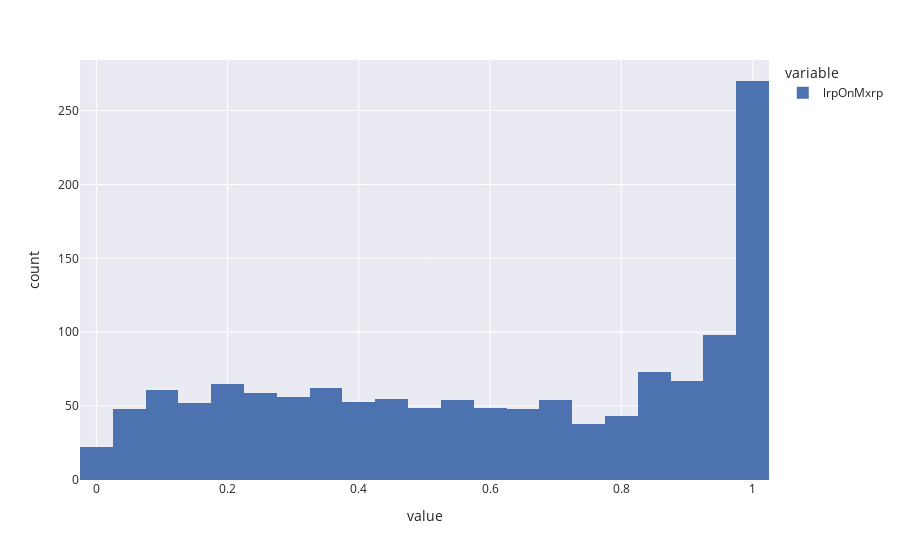
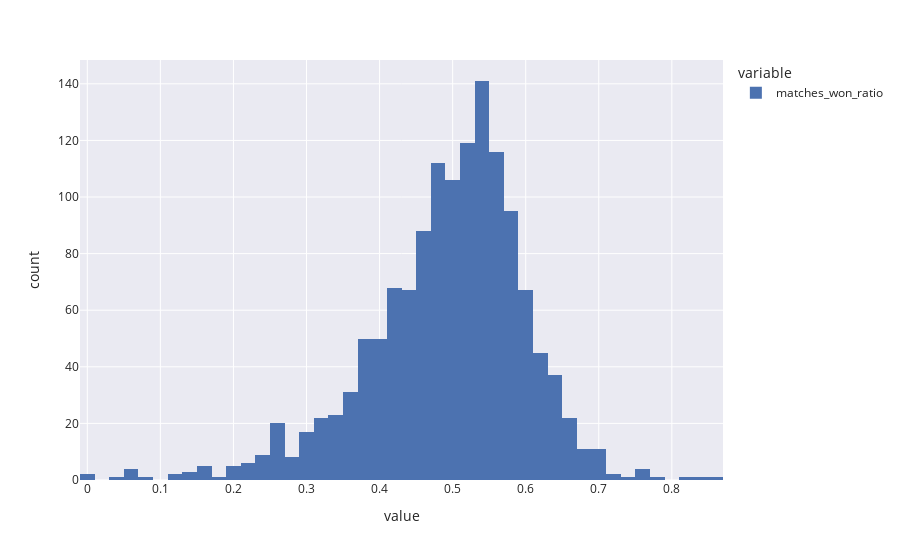
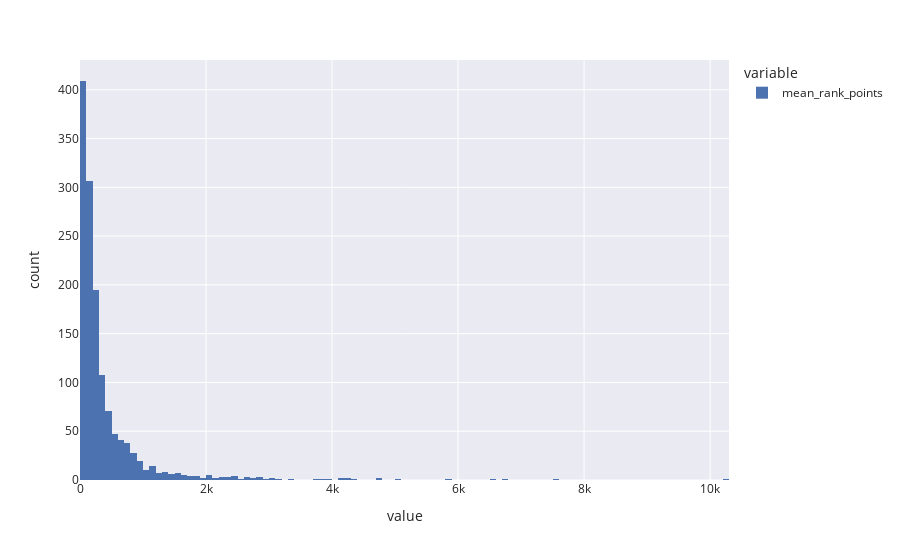
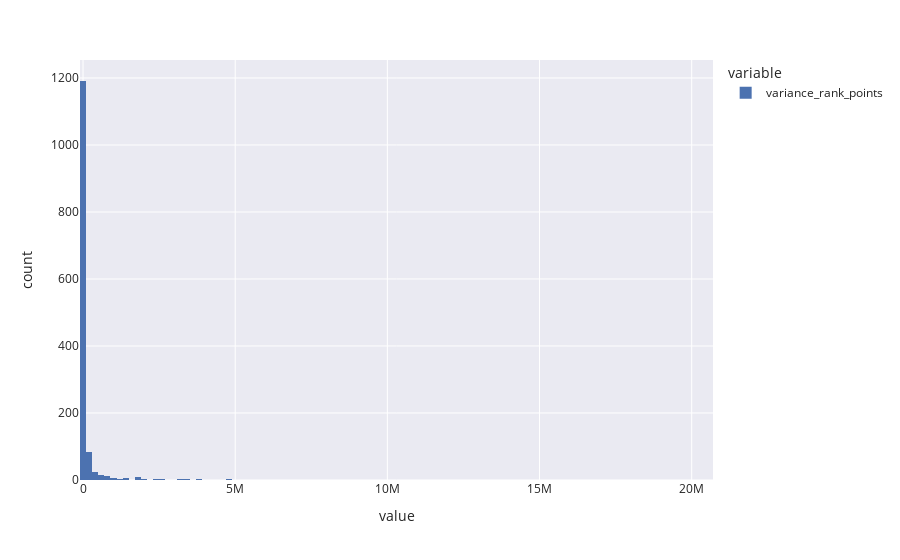

Write notebook code for charts like these, in order.
### Markdown cell above
## Features preparation

### Code cell
feautures = ['lrpOnMxrp', 'matches_won_ratio', 'mean_rank_points', 'variance_rank_points', 'max_tourney_revenue']
#feautures = ['lrpOnAvgrp', 'lrpOnMxrp', 'variance_rank_points', 'max_tourney_revenue'] # Sil:  0.5278228177769032
#['lrpOnAvgrp', 'lrpOnMxrp', 'matches_won_ratio', 'mean_rank_points', 'variance_rank_points', 'mean_tourney_spectators', 'max_tourney_revenue', 'rel_ptsWon']
#['lrpOnAvgrp', 'lrpOnMxrp', 'variance_rank_points', 'max_tourney_revenue']
#['matches_won_ratio', 'mean_rank_points', 'mean_tourney_spectators', 'mean_tourney_revenue'] -> Siluette score

# Plots
# for feature in feautures:
#     df_players[feature].hist().show()

### Figure 1 — Plotly figure (JSON) as saved in the notebook; plotly's stock layout.template omitted (floating-point values rounded to 4 significant figures; data arrays with more than 128 entries replaced by an {"elided": "..."} marker saying what was removed)
{"data": [{"alignmentgroup": "True", "bingroup": "x", "hovertemplate": "variable=lrpOnMxrp<br>value=%{x}<br>count=%{y}<extra></extra>", "legendgroup": "lrpOnMxrp", "marker": {"color": "rgb(76,114,176)", "pattern": {"shape": ""}}, "name": "lrpOnMxrp", "offsetgroup": "lrpOnMxrp", "orientation": "v", "showlegend": true, "type": "histogram", "x": {"elided": "1376 float values"}, "xaxis": "x", "yaxis": "y"}], "layout": {"barmode": "relative", "legend": {"title": {"text": "variable"}, "tracegroupgap": 0}, "margin": {"t": 60}, "xaxis": {"anchor": "y", "domain": [0, 1], "title": {"text": "value"}}, "yaxis": {"anchor": "x", "domain": [0, 1], "title": {"text": "count"}}}}

### Figure 2 — Plotly figure (JSON) as saved in the notebook; plotly's stock layout.template omitted (floating-point values rounded to 4 significant figures; data arrays with more than 128 entries replaced by an {"elided": "..."} marker saying what was removed)
{"data": [{"alignmentgroup": "True", "bingroup": "x", "hovertemplate": "variable=matches_won_ratio<br>value=%{x}<br>count=%{y}<extra></extra>", "legendgroup": "matches_won_ratio", "marker": {"color": "rgb(76,114,176)", "pattern": {"shape": ""}}, "name": "matches_won_ratio", "offsetgroup": "matches_won_ratio", "orientation": "v", "showlegend": true, "type": "histogram", "x": {"elided": "1376 float values"}, "xaxis": "x", "yaxis": "y"}], "layout": {"barmode": "relative", "legend": {"title": {"text": "variable"}, "tracegroupgap": 0}, "margin": {"t": 60}, "xaxis": {"anchor": "y", "domain": [0, 1], "title": {"text": "value"}}, "yaxis": {"anchor": "x", "domain": [0, 1], "title": {"text": "count"}}}}

### Figure 3 — Plotly figure (JSON) as saved in the notebook; plotly's stock layout.template omitted (floating-point values rounded to 4 significant figures; data arrays with more than 128 entries replaced by an {"elided": "..."} marker saying what was removed)
{"data": [{"alignmentgroup": "True", "bingroup": "x", "hovertemplate": "variable=mean_rank_points<br>value=%{x}<br>count=%{y}<extra></extra>", "legendgroup": "mean_rank_points", "marker": {"color": "rgb(76,114,176)", "pattern": {"shape": ""}}, "name": "mean_rank_points", "offsetgroup": "mean_rank_points", "orientation": "v", "showlegend": true, "type": "histogram", "x": {"elided": "1376 float values"}, "xaxis": "x", "yaxis": "y"}], "layout": {"barmode": "relative", "legend": {"title": {"text": "variable"}, "tracegroupgap": 0}, "margin": {"t": 60}, "xaxis": {"anchor": "y", "domain": [0, 1], "title": {"text": "value"}}, "yaxis": {"anchor": "x", "domain": [0, 1], "title": {"text": "count"}}}}

### Figure 4 — Plotly figure (JSON) as saved in the notebook; plotly's stock layout.template omitted (floating-point values rounded to 4 significant figures; data arrays with more than 128 entries replaced by an {"elided": "..."} marker saying what was removed)
{"data": [{"alignmentgroup": "True", "bingroup": "x", "hovertemplate": "variable=variance_rank_points<br>value=%{x}<br>count=%{y}<extra></extra>", "legendgroup": "variance_rank_points", "marker": {"color": "rgb(76,114,176)", "pattern": {"shape": ""}}, "name": "variance_rank_points", "offsetgroup": "variance_rank_points", "orientation": "v", "showlegend": true, "type": "histogram", "x": {"elided": "1376 float values"}, "xaxis": "x", "yaxis": "y"}], "layout": {"barmode": "relative", "legend": {"title": {"text": "variable"}, "tracegroupgap": 0}, "margin": {"t": 60}, "xaxis": {"anchor": "y", "domain": [0, 1], "title": {"text": "value"}}, "yaxis": {"anchor": "x", "domain": [0, 1], "title": {"text": "count"}}}}
